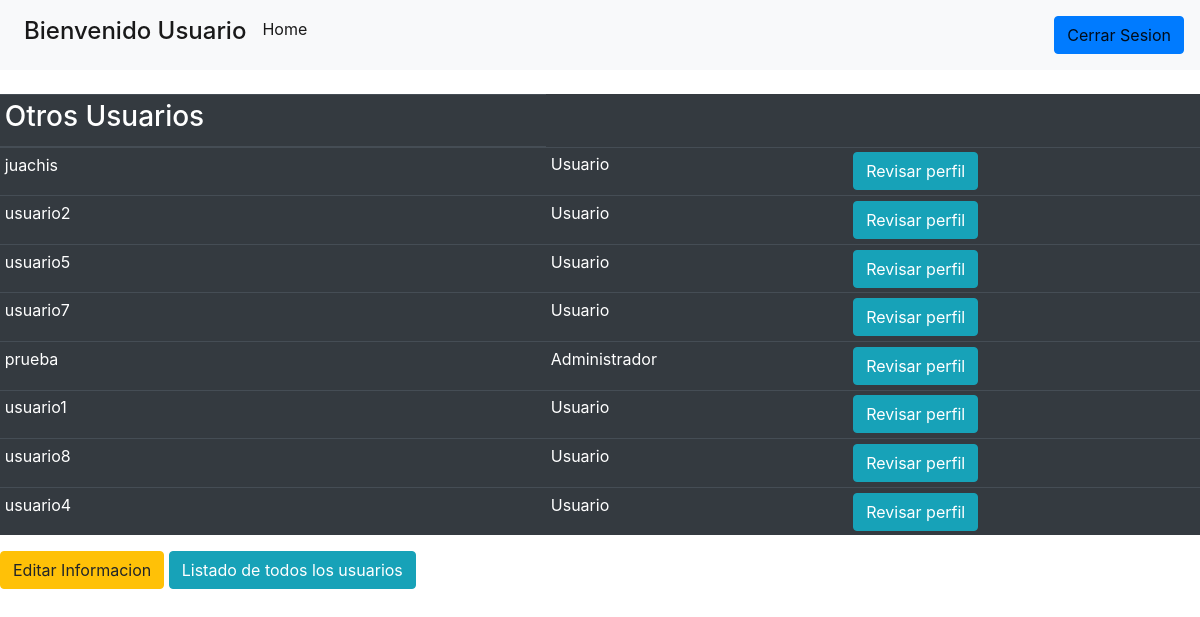
The page /list_usu.php (signed in) on the database its author committed.
### tables this page shows
CREATE TABLE `usuario` (
  `ID` int(11) NOT NULL,
  `USUARIO` varchar(30) NOT NULL,
  `PASSWORD` varchar(600) NOT NULL,
  `CEDULA` int(11) NOT NULL,
  `ROL` int(11) NOT NULL
);

### list_usu.php (the view, shortened to what this page needs)
<?php
  $comparar= $_SESSION['cedula'];
?>
<!DOCTYPE html>
<html lang="en">
<head>
  <link rel="stylesheet" href="https://maxcdn.bootstrapcdn.com/bootstrap/4.5.0/css/bootstrap.min.css">
</head>
<body>
   <nav class="navbar navbar-expand-lg navbar-light bg-light">
 <div class="collapse navbar-collapse" id="navbarText">
    <ul class="navbar-nav mr-auto">
      <li class="nav-item active">
        <h4 class="nav-link">Bienvenido Usuario<span class="sr-only"></span></h4>
      </li>
      <li class="nav-item active">
        <a class="nav-link" href="usu.php">Home<span class="sr-only"></span></a>
      </li>
  </ul>
    <span class="navbar-text">
     <a class="btn btn-primary" href="cerrar.php">Cerrar Sesion</a>
    </span>
  </div>
</nav>
<?php
             $con=mysqli_connect(HOST_DB,USUARIO_DB,USUARIO_PASS,NOMBRE_DB);
?>
<br>
  <div class="contenedor">
        <table table class="table table-sm table-dark">
<thead>
    <tr>
      <th scope="row"><h3> Otros Usuarios</h3></th>
      </tr>
  </thead>
  <tbody>
          <?php
            $sql = "SELECT * from usuario where not CEDULA =(".$comparar.")" ;
            $resultado = mysqli_query($con,$sql);
            while($fila = mysqli_fetch_array($resultado)) {
         ?>
    <tr>
      <td><?php echo $fila['USUARIO']?></td>
      <td><?php if($fila['ROL']==2){
        echo ("Usuario");
      }else {
        echo ("Administrador");
      }?></td>
      <td><a href="details.php"  class="btn btn-info">Revisar perfil</a>    </td>
    </tr>
    <?php
   }
    ?>
     </table>
           <a href="update.php?CEDULA=<?php echo $fila['CEDULA']; ?>"  class="btn btn-warning" >Editar Informacion</a>
           <a href="list_usu.php"  class="btn btn-info">Listado de todos los usuarios</a>
        </div>
    </body>
</html>

### rows shown on the page
usuario: USUARIO "juachis", shows "Usuario"
usuario: USUARIO "usuario2", shows "Usuario"
usuario: USUARIO "usuario5", shows "Usuario"
usuario: USUARIO "usuario7", shows "Usuario"
usuario: USUARIO "prueba", shows "Administrador"
usuario: USUARIO "usuario1", shows "Usuario"
usuario: USUARIO "usuario8", shows "Usuario"
usuario: USUARIO "usuario4", shows "Usuario"
